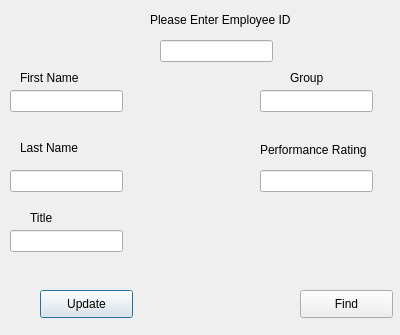
<?xml version="1.0" encoding="UTF-8"?>
<ui version="4.0">
 <class>modifyentry</class>
 <widget class="QDialog" name="modifyentry">
  <property name="geometry">
   <rect>
    <x>0</x>
    <y>0</y>
    <width>400</width>
    <height>335</height>
   </rect>
  </property>
  <property name="windowTitle">
   <string>Dialog</string>
  </property>
  <widget class="QLabel" name="label">
   <property name="geometry">
    <rect>
     <x>150</x>
     <y>10</y>
     <width>161</width>
     <height>20</height>
    </rect>
   </property>
   <property name="text">
    <string>Please Enter Employee ID</string>
   </property>
  </widget>
  <widget class="QLineEdit" name="lineEdit">
   <property name="geometry">
    <rect>
     <x>160</x>
     <y>40</y>
     <width>113</width>
     <height>22</height>
    </rect>
   </property>
  </widget>
  <widget class="QPushButton" name="pushButton">
   <property name="geometry">
    <rect>
     <x>40</x>
     <y>290</y>
     <width>93</width>
     <height>28</height>
    </rect>
   </property>
   <property name="text">
    <string>Update</string>
   </property>
  </widget>
  <widget class="QLabel" name="label_2">
   <property name="geometry">
    <rect>
     <x>20</x>
     <y>70</y>
     <width>71</width>
     <height>16</height>
    </rect>
   </property>
   <property name="text">
    <string>First Name</string>
   </property>
  </widget>
  <widget class="QLabel" name="label_3">
   <property name="geometry">
    <rect>
     <x>20</x>
     <y>140</y>
     <width>71</width>
     <height>16</height>
    </rect>
   </property>
   <property name="text">
    <string>Last Name</string>
   </property>
  </widget>
  <widget class="QLabel" name="label_4">
   <property name="geometry">
    <rect>
     <x>30</x>
     <y>210</y>
     <width>53</width>
     <height>16</height>
    </rect>
   </property>
   <property name="text">
    <string>Title</string>
   </property>
  </widget>
  <widget class="QLabel" name="label_5">
   <property name="geometry">
    <rect>
     <x>260</x>
     <y>140</y>
     <width>121</width>
     <height>20</height>
    </rect>
   </property>
   <property name="text">
    <string>Performance Rating</string>
   </property>
  </widget>
  <widget class="QLabel" name="label_6">
   <property name="geometry">
    <rect>
     <x>290</x>
     <y>70</y>
     <width>53</width>
     <height>16</height>
    </rect>
   </property>
   <property name="text">
    <string>Group</string>
   </property>
  </widget>
  <widget class="QLineEdit" name="lineEdit_2">
   <property name="geometry">
    <rect>
     <x>10</x>
     <y>90</y>
     <width>113</width>
     <height>22</height>
    </rect>
   </property>
  </widget>
  <widget class="QLineEdit" name="lineEdit_3">
   <property name="geometry">
    <rect>
     <x>10</x>
     <y>170</y>
     <width>113</width>
     <height>22</height>
    </rect>
   </property>
  </widget>
  <widget class="QLineEdit" name="lineEdit_4">
   <property name="geometry">
    <rect>
     <x>10</x>
     <y>230</y>
     <width>113</width>
     <height>22</height>
    </rect>
   </property>
  </widget>
  <widget class="QLineEdit" name="lineEdit_5">
   <property name="geometry">
    <rect>
     <x>260</x>
     <y>90</y>
     <width>113</width>
     <height>22</height>
    </rect>
   </property>
  </widget>
  <widget class="QLineEdit" name="lineEdit_6">
   <property name="geometry">
    <rect>
     <x>260</x>
     <y>170</y>
     <width>113</width>
     <height>22</height>
    </rect>
   </property>
  </widget>
  <widget class="QPushButton" name="pushButton_3">
   <property name="geometry">
    <rect>
     <x>300</x>
     <y>290</y>
     <width>93</width>
     <height>28</height>
    </rect>
   </property>
   <property name="text">
    <string>Find</string>
   </property>
  </widget>
 </widget>
 <resources/>
 <connections/>
</ui>
